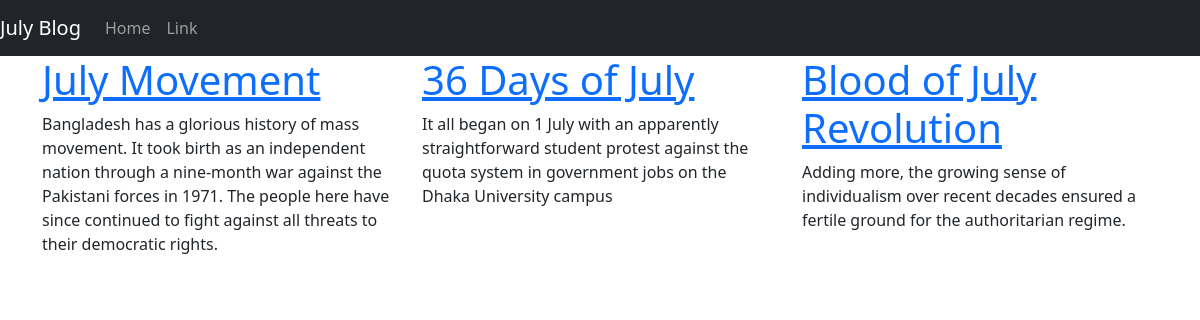
Screenshot of /blogb/ with the database file from the repository.
### blogb/models.py (models this page shows, shortened)
class Post(models.Model):
    class NewManager(models.Manager):
        def get_queryset(self):
            return super().get_queryset(). filter(status='published')
    options ={
        ('draft', 'Draft',),
        ('published', 'Published',),
    }
    title = models.CharField(max_length=200)
    slug = models.SlugField(max_length=250, unique_for_date='publish')
    excerpt = models.TextField(null=True)
    publish = models.DateTimeField(default=timezone.now)
    author = models.ForeignKey(User, on_delete=models.CASCADE, related_name='blog_posts')
    content = models.TextField()
    status = models.CharField(max_length=10, choices= options, default= 'draft')
    objects = models.Manager()
    newmanager = NewManager()
    def get_absolute_url(self):
        return reverse('blogb:single_post', args=[self.slug])
    class Meta:
        ordering = ('publish',)

### blogb/views.py (the view)
# urls.py: path('', views.home, name='home'),
def home(request):
    all_posts = Post.newmanager.all()
    return render(request, 'index.html', {
        'posts' : all_posts,
    })

### blogb/templates/index.html (shortened to what this page needs)
<!DOCTYPE html>
<html lang="en">
<head>
    <link href="https://cdn.jsdelivr.net/npm/bootstrap@5.3.0/dist/css/bootstrap.min.css" rel="stylesheet">
</head>
<body>
    <nav class="navbar navbar-expand-lg navbar-dark bg-dark">
        <a class="navbar-brand" href="#">July Blog</a>
        <div class="collapse navbar-collapse" id="navbarNav">
            <ul class="navbar-nav">
                <li class="nav-item">
                    <a class="nav-link" href="http://127.0.0.0:8000/blogb">Home</a>
                </li>
                <li class="nav-item">
                    <a class="nav-link" href="#">Link</a>
                </li>
            </ul>
        </div>
    </nav>
    <div class="container">
        <div class="row justify-content-md-center">
        {% for post in posts %}
            <div class="col-md-4">
                <a href="{{post.get_absolute_url}}"><h1>{{post.title }}</h1></a>
            <div class="col-12"><p>{{post.excerpt}}</p></div>
            </div>
        {% endfor %}
        </div>
    </div>
</body>
</html>

### rows the page displays
Post: title "July Movement", excerpt "Bangladesh has a glorious history of mass movement. It took birth as an independent nation through a nine-month war against the Pakistani forces in 1971. The people here have since continued to fight against all threats to their democratic rights."
Post: title "36 Days of July", excerpt "It all began on 1 July with an apparently straightforward student protest against the quota system in government jobs on the Dhaka University campus"
Post: title "Blood of July Revolution", excerpt "Adding more, the growing sense of individualism over recent decades ensured a fertile ground for the authoritarian regime."
